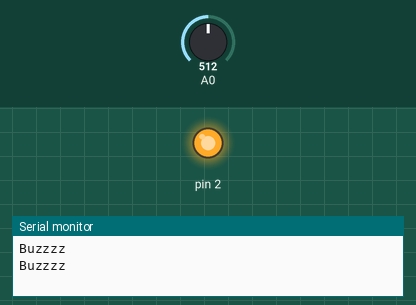
Bench run of a sketch on a simulated Arduino Uno, built with avr-gcc and run on an emulated ATmega328P. On the bench: output pins drawn as LEDs (lit = HIGH), the last lines printed to the serial monitor. Inputs (shaded band) come from the test bench; at power-on: A0 = 512.

Above: at 2.8 s.
2.9 s: A0 set to 273
8.9 s: A0 set to 243
At 10.6 s:
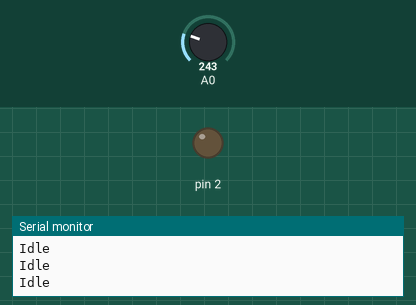
11.9 s: A0 set to 306
At 12.5 s:
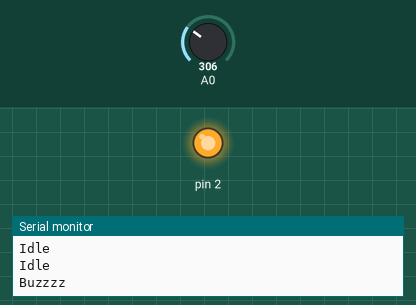
Timing chart, 0 to 14.9 s (numbered marks = the images above; inputs shaded):
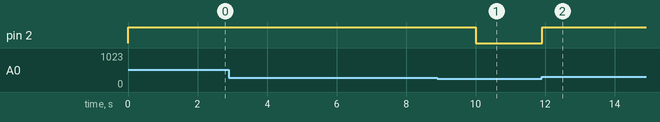

Measured:
- the behaviour switches between 258 and 257 on A0 (found by bisection; images 0 and 1)
- after the input at 8.9 s, pin 2: HIGH → LOW after 1.1 s
- after the input at 11.9 s, pin 2: LOW → HIGH at once

The sketch:

FireSens.ino
```cpp
void setup()
{
  Serial.begin(9600);
  pinMode(2,OUTPUT);
}

void loop()
{
  int temp= analogRead(A0);
  float x = map(temp,31,368,-40,125);

  if (x > 70)
  {
    Serial.println("Buzzzz");
    digitalWrite(2, HIGH);
    delay(2000);
    digitalWrite(2, LOW);
  }
  else
    {
      Serial.println("Idle");
    }
  }
```
